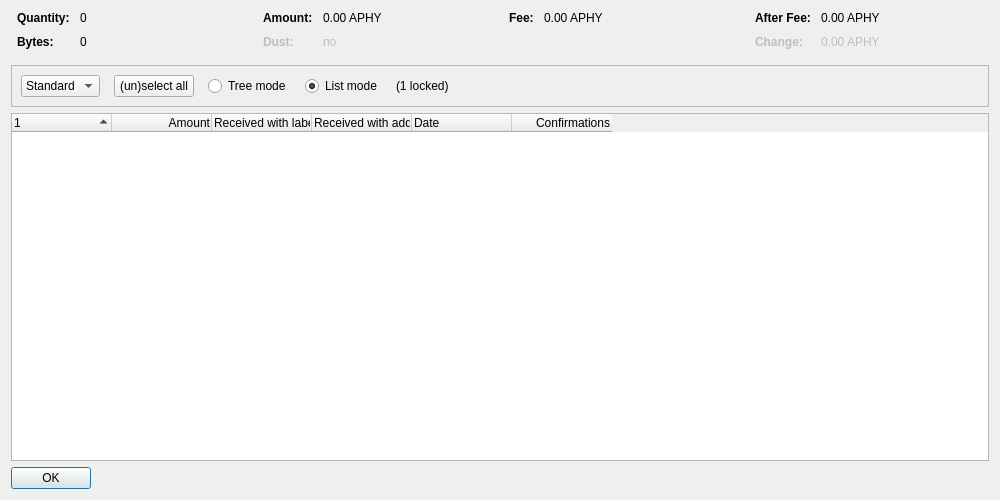
<?xml version="1.0" encoding="UTF-8"?>
<ui version="4.0">
 <class>CoinControlDialog</class>
 <widget class="QDialog" name="CoinControlDialog">
  <property name="geometry">
   <rect>
    <x>0</x>
    <y>0</y>
    <width>1000</width>
    <height>500</height>
   </rect>
  </property>
  <property name="windowTitle">
   <string>Coin Selection</string>
  </property>
  <layout class="QVBoxLayout" name="verticalLayout">
   <item>
    <layout class="QHBoxLayout" name="horizontalLayoutTop" stretch="0,0,0,0">
     <property name="topMargin">
      <number>0</number>
     </property>
     <property name="bottomMargin">
      <number>10</number>
     </property>
     <item>
      <layout class="QFormLayout" name="formLayoutCoinControl1">
       <property name="horizontalSpacing">
        <number>10</number>
       </property>
       <property name="verticalSpacing">
        <number>10</number>
       </property>
       <property name="leftMargin">
        <number>6</number>
       </property>
       <property name="rightMargin">
        <number>6</number>
       </property>
       <item row="0" column="0">
        <widget class="QLabel" name="labelCoinControlQuantityText">
         <property name="font">
          <font>
           <weight>75</weight>
           <bold>true</bold>
          </font>
         </property>
         <property name="text">
          <string>Quantity:</string>
         </property>
        </widget>
       </item>
       <item row="0" column="1">
        <widget class="QLabel" name="labelCoinControlQuantity">
         <property name="cursor">
          <cursorShape>IBeamCursor</cursorShape>
         </property>
         <property name="contextMenuPolicy">
          <enum>Qt::ActionsContextMenu</enum>
         </property>
         <property name="text">
          <string notr="true">0</string>
         </property>
         <property name="textInteractionFlags">
          <set>Qt::LinksAccessibleByMouse|Qt::TextSelectableByKeyboard|Qt::TextSelectableByMouse</set>
         </property>
        </widget>
       </item>
       <item row="1" column="0">
        <widget class="QLabel" name="labelCoinControlBytesText">
         <property name="font">
          <font>
           <weight>75</weight>
           <bold>true</bold>
          </font>
         </property>
         <property name="text">
          <string>Bytes:</string>
         </property>
        </widget>
       </item>
       <item row="1" column="1">
        <widget class="QLabel" name="labelCoinControlBytes">
         <property name="cursor">
          <cursorShape>IBeamCursor</cursorShape>
         </property>
         <property name="contextMenuPolicy">
          <enum>Qt::ActionsContextMenu</enum>
         </property>
         <property name="text">
          <string notr="true">0</string>
         </property>
         <property name="textInteractionFlags">
          <set>Qt::LinksAccessibleByMouse|Qt::TextSelectableByKeyboard|Qt::TextSelectableByMouse</set>
         </property>
        </widget>
       </item>
      </layout>
     </item>
     <item>
      <layout class="QFormLayout" name="formLayoutCoinControl2">
       <property name="horizontalSpacing">
        <number>10</number>
       </property>
       <property name="verticalSpacing">
        <number>10</number>
       </property>
       <property name="leftMargin">
        <number>6</number>
       </property>
       <property name="rightMargin">
        <number>6</number>
       </property>
       <item row="0" column="0">
        <widget class="QLabel" name="labelCoinControlAmountText">
         <property name="font">
          <font>
           <weight>75</weight>
           <bold>true</bold>
          </font>
         </property>
         <property name="text">
          <string>Amount:</string>
         </property>
        </widget>
       </item>
       <item row="0" column="1">
        <widget class="QLabel" name="labelCoinControlAmount">
         <property name="cursor">
          <cursorShape>IBeamCursor</cursorShape>
         </property>
         <property name="contextMenuPolicy">
          <enum>Qt::ActionsContextMenu</enum>
         </property>
         <property name="text">
          <string notr="true">0.00 APHY</string>
         </property>
         <property name="textInteractionFlags">
          <set>Qt::LinksAccessibleByMouse|Qt::TextSelectableByKeyboard|Qt::TextSelectableByMouse</set>
         </property>
        </widget>
       </item>
       <item row="1" column="0">
        <widget class="QLabel" name="labelCoinControlLowOutputText">
         <property name="enabled">
          <bool>false</bool>
         </property>
         <property name="font">
          <font>
           <weight>75</weight>
           <bold>true</bold>
          </font>
         </property>
         <property name="text">
          <string>Dust:</string>
         </property>
        </widget>
       </item>
       <item row="1" column="1">
        <widget class="QLabel" name="labelCoinControlLowOutput">
         <property name="enabled">
          <bool>false</bool>
         </property>
         <property name="cursor">
          <cursorShape>IBeamCursor</cursorShape>
         </property>
         <property name="contextMenuPolicy">
          <enum>Qt::ActionsContextMenu</enum>
         </property>
         <property name="text">
          <string notr="true">no</string>
         </property>
         <property name="textInteractionFlags">
          <set>Qt::LinksAccessibleByMouse|Qt::TextSelectableByKeyboard|Qt::TextSelectableByMouse</set>
         </property>
        </widget>
       </item>
      </layout>
     </item>
     <item>
      <layout class="QFormLayout" name="formLayoutCoinControl3">
       <property name="horizontalSpacing">
        <number>10</number>
       </property>
       <property name="verticalSpacing">
        <number>10</number>
       </property>
       <property name="leftMargin">
        <number>6</number>
       </property>
       <property name="rightMargin">
        <number>6</number>
       </property>
       <item row="0" column="0">
        <widget class="QLabel" name="labelCoinControlFeeText">
         <property name="font">
          <font>
           <weight>75</weight>
           <bold>true</bold>
          </font>
         </property>
         <property name="text">
          <string>Fee:</string>
         </property>
        </widget>
       </item>
       <item row="0" column="1">
        <widget class="QLabel" name="labelCoinControlFee">
         <property name="cursor">
          <cursorShape>IBeamCursor</cursorShape>
         </property>
         <property name="contextMenuPolicy">
          <enum>Qt::ActionsContextMenu</enum>
         </property>
         <property name="text">
          <string notr="true">0.00 APHY</string>
         </property>
         <property name="textInteractionFlags">
          <set>Qt::LinksAccessibleByMouse|Qt::TextSelectableByKeyboard|Qt::TextSelectableByMouse</set>
         </property>
        </widget>
       </item>
      </layout>
     </item>
     <item>
      <layout class="QFormLayout" name="formLayoutCoinControl4">
       <property name="horizontalSpacing">
        <number>10</number>
       </property>
       <property name="verticalSpacing">
        <number>10</number>
       </property>
       <property name="leftMargin">
        <number>6</number>
       </property>
       <property name="rightMargin">
        <number>6</number>
       </property>
       <item row="0" column="0">
        <widget class="QLabel" name="labelCoinControlAfterFeeText">
         <property name="font">
          <font>
           <weight>75</weight>
           <bold>true</bold>
          </font>
         </property>
         <property name="text">
          <string>After Fee:</string>
         </property>
        </widget>
       </item>
       <item row="0" column="1">
        <widget class="QLabel" name="labelCoinControlAfterFee">
         <property name="cursor">
          <cursorShape>IBeamCursor</cursorShape>
         </property>
         <property name="contextMenuPolicy">
          <enum>Qt::ActionsContextMenu</enum>
         </property>
         <property name="text">
          <string notr="true">0.00 APHY</string>
         </property>
         <property name="textInteractionFlags">
          <set>Qt::LinksAccessibleByMouse|Qt::TextSelectableByKeyboard|Qt::TextSelectableByMouse</set>
         </property>
        </widget>
       </item>
       <item row="1" column="0">
        <widget class="QLabel" name="labelCoinControlChangeText">
         <property name="enabled">
          <bool>false</bool>
         </property>
         <property name="font">
          <font>
           <weight>75</weight>
           <bold>true</bold>
          </font>
         </property>
         <property name="text">
          <string>Change:</string>
         </property>
        </widget>
       </item>
       <item row="1" column="1">
        <widget class="QLabel" name="labelCoinControlChange">
         <property name="enabled">
          <bool>false</bool>
         </property>
         <property name="cursor">
          <cursorShape>IBeamCursor</cursorShape>
         </property>
         <property name="contextMenuPolicy">
          <enum>Qt::ActionsContextMenu</enum>
         </property>
         <property name="text">
          <string notr="true">0.00 APHY</string>
         </property>
         <property name="textInteractionFlags">
          <set>Qt::LinksAccessibleByMouse|Qt::TextSelectableByKeyboard|Qt::TextSelectableByMouse</set>
         </property>
        </widget>
       </item>
      </layout>
     </item>
    </layout>
   </item>
   <item>
    <widget class="QFrame" name="frame">
     <property name="minimumSize">
      <size>
       <width>0</width>
       <height>40</height>
      </size>
     </property>
     <property name="frameShape">
      <enum>QFrame::StyledPanel</enum>
     </property>
     <property name="frameShadow">
      <enum>QFrame::Sunken</enum>
     </property>
     <layout class="QHBoxLayout" name="horizontalLayout">
      <item>
       <layout class="QHBoxLayout" name="horizontalLayoutPanel" stretch="0,0,0,0,0,0">
        <property name="spacing">
         <number>14</number>
        </property>
        <item>
         <widget class="QComboBox" name="cbxType">
          <item>
           <property name="text">
            <string>Standard</string>
           </property>
          </item>
          <item>
           <property name="text">
            <string>Blind</string>
           </property>
          </item>
          <item>
           <property name="text">
            <string>Anon</string>
           </property>
          </item>
         </widget>
        </item>
        <item>
         <widget class="QPushButton" name="pushButtonSelectAll">
          <property name="sizePolicy">
           <sizepolicy hsizetype="Maximum" vsizetype="Fixed">
            <horstretch>0</horstretch>
            <verstretch>0</verstretch>
           </sizepolicy>
          </property>
          <property name="text">
           <string>(un)select all</string>
          </property>
          <property name="autoDefault">
           <bool>false</bool>
          </property>
         </widget>
        </item>
        <item>
         <widget class="QRadioButton" name="radioTreeMode">
          <property name="sizePolicy">
           <sizepolicy hsizetype="Maximum" vsizetype="Fixed">
            <horstretch>0</horstretch>
            <verstretch>0</verstretch>
           </sizepolicy>
          </property>
          <property name="text">
           <string>Tree mode</string>
          </property>
         </widget>
        </item>
        <item>
         <widget class="QRadioButton" name="radioListMode">
          <property name="sizePolicy">
           <sizepolicy hsizetype="Maximum" vsizetype="Fixed">
            <horstretch>0</horstretch>
            <verstretch>0</verstretch>
           </sizepolicy>
          </property>
          <property name="text">
           <string>List mode</string>
          </property>
          <property name="checked">
           <bool>true</bool>
          </property>
         </widget>
        </item>
        <item>
         <widget class="QLabel" name="labelLocked">
          <property name="text">
           <string notr="true">(1 locked)</string>
          </property>
         </widget>
        </item>
        <item>
         <spacer name="horizontalSpacer">
          <property name="orientation">
           <enum>Qt::Horizontal</enum>
          </property>
          <property name="sizeHint" stdset="0">
           <size>
            <width>40</width>
            <height>20</height>
           </size>
          </property>
         </spacer>
        </item>
       </layout>
      </item>
     </layout>
    </widget>
   </item>
   <item>
    <widget class="CoinControlTreeWidget" name="treeWidget">
     <property name="contextMenuPolicy">
      <enum>Qt::CustomContextMenu</enum>
     </property>
     <property name="sortingEnabled">
      <bool>false</bool>
     </property>
     <property name="columnCount">
      <number>6</number>
     </property>
     <attribute name="headerShowSortIndicator" stdset="0">
      <bool>true</bool>
     </attribute>
     <attribute name="headerStretchLastSection">
      <bool>false</bool>
     </attribute>
     <column>
      <property name="text">
       <string/>
      </property>
     </column>
     <column>
      <property name="text">
       <string>Amount</string>
      </property>
      <property name="textAlignment">
       <set>AlignTrailing|AlignVCenter</set>
      </property>
     </column>
     <column>
      <property name="text">
       <string>Received with label</string>
      </property>
     </column>
     <column>
      <property name="text">
       <string>Received with address</string>
      </property>
     </column>
     <column>
      <property name="text">
       <string>Date</string>
      </property>
     </column>
     <column>
      <property name="text">
       <string>Confirmations</string>
      </property>
      <property name="toolTip">
       <string>Confirmed</string>
      </property>
      <property name="textAlignment">
       <set>AlignTrailing|AlignVCenter</set>
      </property>
     </column>
     <column>
      <property name="text">
       <string/>
      </property>
     </column>
     <column>
      <property name="text">
       <string/>
      </property>
     </column>
     <column>
      <property name="text">
       <string/>
      </property>
     </column>
     <column>
      <property name="text">
       <string/>
      </property>
     </column>
    </widget>
   </item>
   <item>
    <widget class="QDialogButtonBox" name="buttonBox">
     <property name="sizePolicy">
      <sizepolicy hsizetype="Maximum" vsizetype="Fixed">
       <horstretch>0</horstretch>
       <verstretch>0</verstretch>
      </sizepolicy>
     </property>
     <property name="orientation">
      <enum>Qt::Horizontal</enum>
     </property>
     <property name="standardButtons">
      <set>QDialogButtonBox::Ok</set>
     </property>
    </widget>
   </item>
  </layout>
 </widget>
 <customwidgets>
  <customwidget>
   <class>CoinControlTreeWidget</class>
   <extends>QTreeWidget</extends>
   <header>qt/coincontroltreewidget.h</header>
  </customwidget>
 </customwidgets>
 <resources/>
 <connections/>
</ui>
